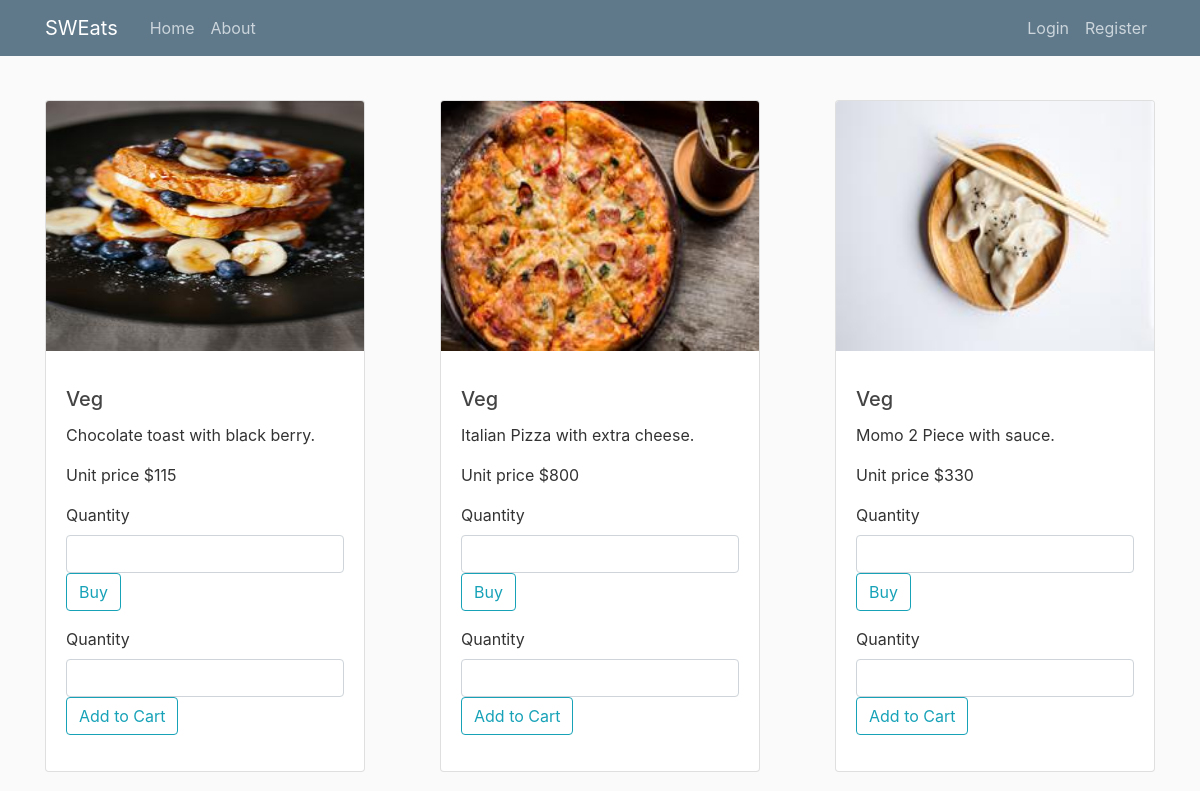
Page /home (upper part) on the earlier database version.
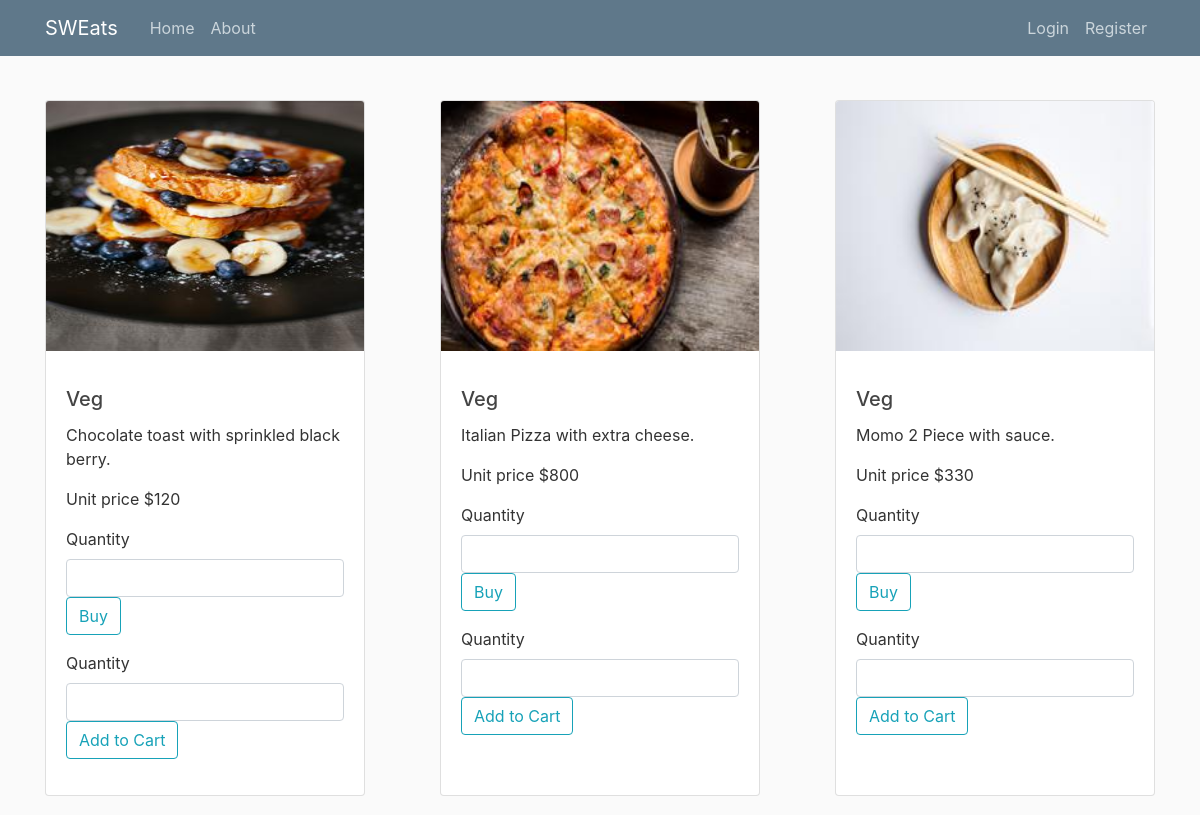
Same page on the later database version.
### sweats/models.py (models this page shows, shortened)
class Item(db.Model):
    __tablename__ = 'items'
    id = db.Column(db.Integer , primary_key=True)
    category = db.Column(db.String(20))
    description = db.Column(db.String(200), nullable=False)
    image_file = db.Column(db.String(20), nullable=False)
    unit_price = db.Column(db.Integer , nullable=False)
    order_items = db.relationship('OrderItem' , backref='item' , lazy=True)

### sweats/main/routes.py (the view)
@main.route("/")
@main.route("/home")
def home():
    items = Item.query.all()
    order_form = OrderItemForm()
    cart_form = CartItemForm()
    return render_template('home.html', items=items, order_form=order_form, cart_form=cart_form)

### sweats/orders/forms.py
class OrderItemForm(FlaskForm):
    quantity = IntegerField('Quantity', validators=[DataRequired(), NumberRange(min=1, max=4)])
    submit = SubmitField('Buy')

### sweats/carts/forms.py
class CartItemForm(FlaskForm):
    quantity = IntegerField('Quantity', validators=[DataRequired(), NumberRange(min=1, max=4)])
    submit = SubmitField('Add to Cart')

### sweats/templates/home.html (shortened to what this page needs)
{% extends "layout.html" %}
{% block content %}
<div class="item-container">
    {% for item in items %}
    <div class="card" style="width: 20em;">
        <img class="card-img-top" src="{{ url_for('static', filename='product_pics/'+item.image_file) }}" alt="Card image cap">
        <div class="card-body">
            <h5 class="card-title">{{ item.category }}</h5>
            <p class="card-text">{{ item.description }}</p>
            <p class="card-text">Unit price ${{ item.unit_price }}</p>
            <form method='POST' action="{{ url_for('orders.place_order', item_id=item.id) }}">
                <fieldset class="form-group">
                    {{ order_form.quantity.label(class="form-control-label") }}
                    {{ order_form.quantity(class="form-control") }}
                    {{ order_form.submit(class="btn btn-outline-info") }}
                </fieldset>
            </form>
            <form method='POST' action="{{ url_for('carts.add_to_cart', item_id=item.id) }}">
                <fieldset class="form-group">
                    {{ cart_form.quantity.label(class="form-control-label") }}
                    {{ cart_form.quantity(class="form-control") }}
                    {{ cart_form.submit(class="btn btn-outline-info") }}
                </fieldset>
            </form>
        </div>
    </div>
    {% endfor %}
</div>
{% endblock content %}

Differences in the rows shown:
changed Item: description "Chocolate toast with black berry." → "Chocolate toast with sprinkled black berry."; unit_price "115" → "120"
